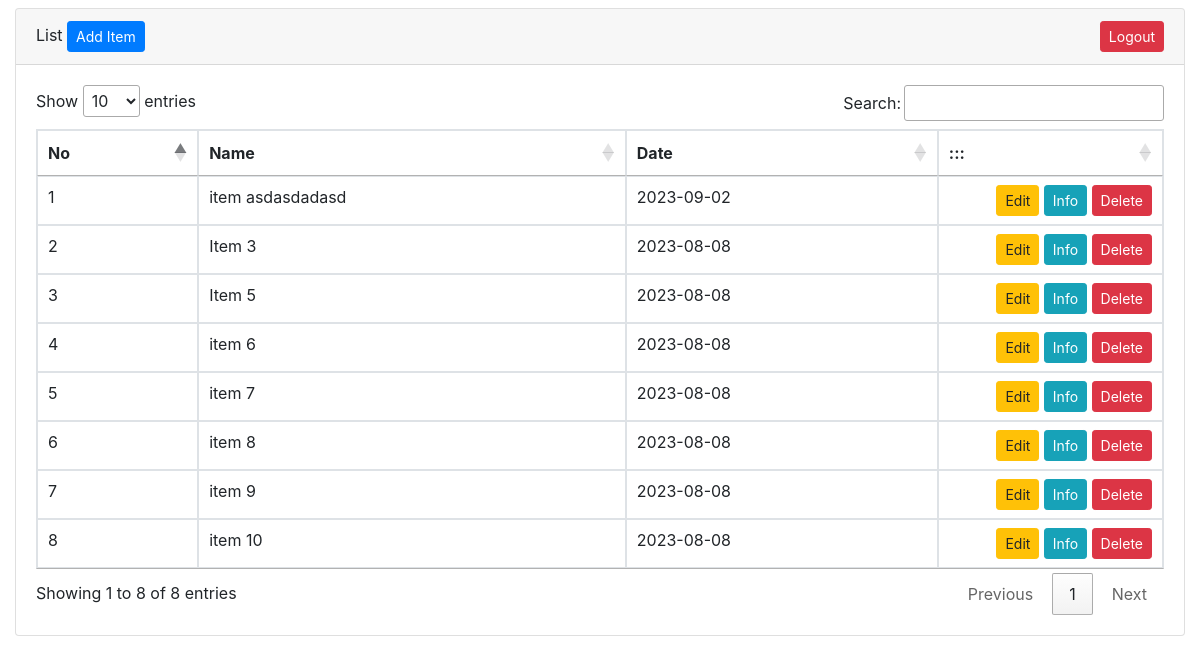
/index.php (signed in), run on the app's committed database.
### tables this page shows
CREATE TABLE `items` (
  `i_id` int(11) NOT NULL,
  `i_name` varchar(255) NOT NULL,
  `i_description` text NOT NULL,
  `i_date` date NOT NULL,
  `i_picture` varchar(255) NOT NULL,
  `i_price` double NOT NULL,
  `i_colors` varchar(100) NOT NULL,
  `i_url` varchar(1000) NOT NULL
);

### index.php (the view, shortened to what this page needs)
<?php
include_once(__DIR__ . "/config.php");
?>
<!DOCTYPE html>
<html lang="en">
<head>
	<link rel="stylesheet" href="https://cdn.jsdelivr.net/npm/bootstrap@4.6.2/dist/css/bootstrap.min.css">
	<link rel="stylesheet" href="https://cdn.datatables.net/1.13.6/css/jquery.dataTables.min.css">
</head>
<body>
<div class="container-fluid">
	<div class="row">
		<div class="col-md-12">
			<div class="card mt-2">
				<div class="card-header">
					List
					<a href="add.php" class="btn btn-primary btn-sm">
						Add Item
					</a>
					<a href="logout.php" class="float-right btn btn-danger btn-sm">
						Logout
					</a>
				</div>
				<div class="card-body">
					<table class="table table-hover table-fluid table-bordered dataTable">
						<thead>
							<tr>
								<th>No</th>
								<th>Name</th>
								<th>Date</th>
								<th width="20%">:::</th>
							</tr>
						</thead>
						<tbody>
						<?php
							$q = mysqli_query($conn, "SELECT * FROM items");
							$no = 1;
							while($r = mysqli_fetch_array($q)){
							?>
							<tr>
								<td><?= $no++ ?></td>
								<td><?= $r["i_name"] ?></td>
								<td><?= $r["i_date"] ?></td>
								<td class="text-right">
									<a href="edit.php?id=<?= $r["i_id"] ?>" class="btn btn-sm btn-warning">
										Edit
									</a>
									<a href="info.php?id=<?= $r["i_id"] ?>" class="btn btn-sm btn-info">
										Info
									</a>
									<a href="delete.php?id=<?= $r["i_id"] ?>" class="btn btn-sm btn-danger">
										Delete
									</a>
								</td>
							</tr>
							<?php
							}
						?>
						</tbody>
					</table>
				</div>
			</div>
		</diV>
	</div>
</div>
</body>
</html>

### data on the page
items: i_name "item asdasdadasd", i_date "2023-09-02"
items: i_name "Item 3", i_date "2023-08-08"
items: i_name "Item 5", i_date "2023-08-08"
items: i_name "item 6", i_date "2023-08-08"
items: i_name "item 7", i_date "2023-08-08"
items: i_name "item 8", i_date "2023-08-08"
items: i_name "item 9", i_date "2023-08-08"
items: i_name "item 10", i_date "2023-08-08"
